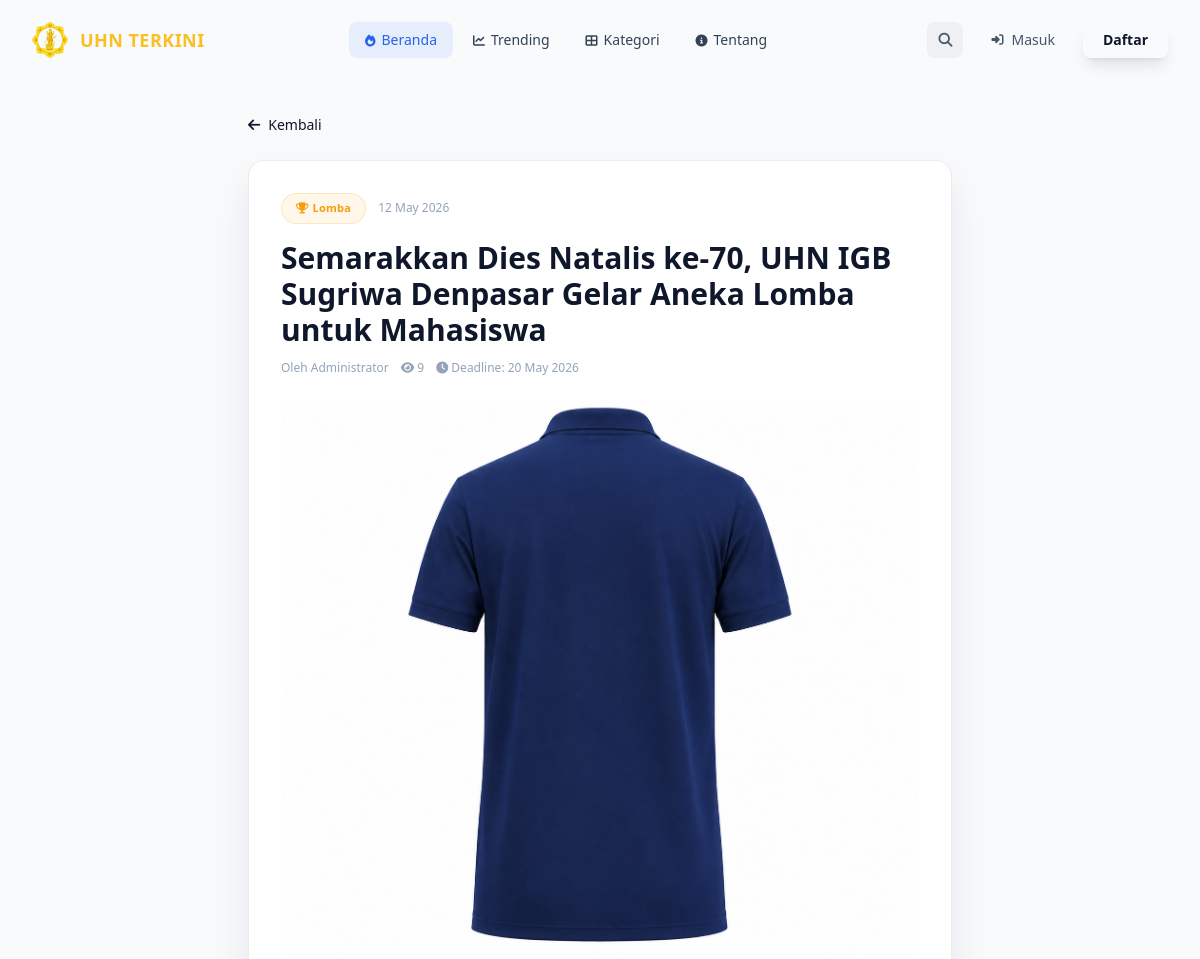
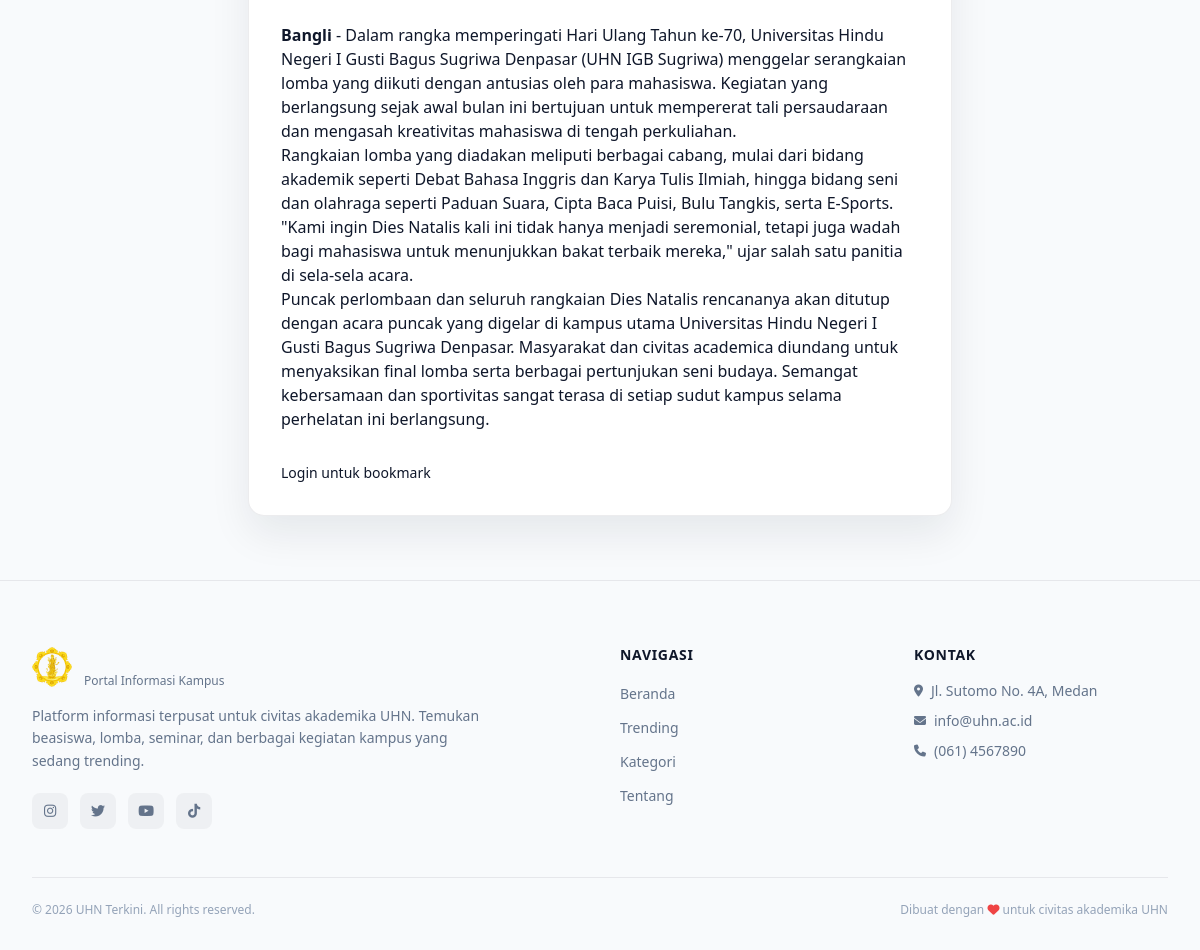
Screenshot of /user/detail.php?id=24 with the database file from the repository (2 pictures, top to bottom).
### tables this page shows
CREATE TABLE `informasi` (
  `id` int NOT NULL,
  `judul` varchar(255) NOT NULL,
  `slug` varchar(255) NOT NULL,
  `sumber` varchar(100) DEFAULT NULL,
  `deskripsi` text NOT NULL,
  `gambar` varchar(255) DEFAULT NULL,
  `deadline` date DEFAULT NULL,
  `category_id` int DEFAULT NULL,
  `user_id` int DEFAULT NULL,
  `is_urgent` tinyint(1) DEFAULT '0',
  `status` enum('pending','approved','rejected') DEFAULT 'pending',
  `views` int DEFAULT '0',
  `created_at` timestamp NULL DEFAULT CURRENT_TIMESTAMP,
  `updated_at` timestamp NULL DEFAULT CURRENT_TIMESTAMP ON UPDATE CURRENT_TIMESTAMP
);

CREATE TABLE `categories` (
  `id` int NOT NULL,
  `nama` varchar(100) NOT NULL,
  `slug` varchar(100) NOT NULL,
  `icon` varchar(50) DEFAULT 'fas fa-folder',
  `warna` varchar(7) DEFAULT '#6366f1',
  `created_at` timestamp NULL DEFAULT CURRENT_TIMESTAMP
);

CREATE TABLE `users` (
  `id` int NOT NULL,
  `nama` varchar(100) NOT NULL,
  `email` varchar(100) NOT NULL,
  `password` varchar(255) NOT NULL,
  `role` enum('admin','publisher','mahasiswa') DEFAULT 'mahasiswa',
  `no_hp` varchar(20) DEFAULT NULL,
  `fakultas` varchar(50) DEFAULT NULL,
  `ormawa` varchar(100) DEFAULT NULL,
  `ukm_id` int DEFAULT NULL,
  `periode` varchar(50) DEFAULT NULL,
  `foto_profil` varchar(255) DEFAULT NULL,
  `is_active` tinyint(1) DEFAULT '1',
  `created_at` timestamp NULL DEFAULT CURRENT_TIMESTAMP,
  `updated_at` timestamp NULL DEFAULT CURRENT_TIMESTAMP ON UPDATE CURRENT_TIMESTAMP
);

### config/database.php (called while the page is built, shortened)
<?php
function isLoggedIn() {
    return isset($_SESSION['user_id']);
}
?>

### user/detail.php (the view, shortened to what this page needs)
<?php
require_once __DIR__ . '/../config/database.php';
$id = (int)($_GET['id'] ?? 0);
$stmt = $conn->prepare(
    "SELECT i.*, c.nama as kategori, c.icon as kategori_icon, c.warna as kategori_warna, u.nama as publisher_nama
     FROM informasi i
     LEFT JOIN categories c ON i.category_id = c.id
     LEFT JOIN users u ON i.user_id = u.id
     WHERE i.id = ? AND i.status = 'approved'"
);
$stmt->bind_param('i', $id);
$stmt->execute();
$item = $stmt->get_result()->fetch_assoc();
$bookmarked = false;
?>
<?php include __DIR__ . '/../includes/header.php'; ?>
<?php include __DIR__ . '/../includes/navbar.php'; ?>
<section class="pt-28 pb-16">
    <div class="max-w-3xl mx-auto px-4 sm:px-6 lg:px-8">
        <div class="mb-6">
            <a href="/user/index.php" class="text-sm text-primary-400 hover:text-primary-300"><i class="fas fa-arrow-left mr-2"></i>Kembali</a>
        </div>
        <div class="glass-card rounded-2xl p-8">
            <div class="flex items-center gap-3 mb-4">
                <?php if ($item['kategori']): ?>
                <span class="category-chip text-[11px]" style="background: <?= $item['kategori_warna'] ?>15; color: <?= $item['kategori_warna'] ?>; border-color: <?= $item['kategori_warna'] ?>30;">
                    <i class="<?= $item['kategori_icon'] ?> mr-1"></i><?= htmlspecialchars($item['kategori']) ?>
                </span>
                <?php endif; ?>
                <span class="text-xs text-dark-500"><?= date('d M Y', strtotime($item['created_at'])) ?></span>
            </div>
            <h1 class="text-2xl sm:text-3xl font-bold font-space text-dark-100 mb-3"><?= htmlspecialchars($item['judul']) ?></h1>
            <div class="flex flex-wrap items-center gap-3 text-xs text-dark-500 mb-6">
                <span>Oleh <?= htmlspecialchars($item['publisher_nama'] ?? 'Publisher') ?></span>
                <span><i class="fas fa-eye"></i> <?= number_format($item['views'] + 1) ?></span>
                <?php if ($item['deadline']): ?>
                    <span><i class="fas fa-clock"></i> Deadline: <?= date('d M Y', strtotime($item['deadline'])) ?></span>
                <?php endif; ?>
            </div>
            <?php if ($item['gambar']): ?>
                <img src="/foto/<?= htmlspecialchars($item['gambar']) ?>" alt="<?= htmlspecialchars($item['judul']) ?>" class="w-full rounded-xl mb-6">
            <?php endif; ?>
            <article class="prose prose-invert max-w-none">
                <?= $item['deskripsi'] ?>
            </article>
            <div class="mt-8 flex items-center gap-3">
                <?php if (isLoggedIn()): ?>
                    <form method="POST">
                        <input type="hidden" name="action" value="<?= $bookmarked ? 'unbookmark' : 'bookmark' ?>">
                        <button type="submit" class="px-5 py-2.5 rounded-xl text-sm font-semibold <?= $bookmarked ? 'bg-amber-500/10 text-amber-300 border border-amber-500/30' : 'bg-white/5 text-dark-200 border border-white/10' ?>">
                            <i class="fas fa-bookmark mr-2"></i><?= $bookmarked ? 'Tersimpan' : 'Bookmark' ?>
                        </button>
                    </form>
                <?php else: ?>
                    <a href="/auth/login.php" class="text-sm text-primary-400 hover:text-primary-300">Login untuk bookmark</a>
                <?php endif; ?>
            </div>
        </div>
    </div>
</section>
<?php include __DIR__ . '/../includes/footer.php'; ?>

### rows the page displays
informasi: category.nama "Lomba", created_at "12 May 2026", judul "Semarakkan Dies Natalis ke-70, UHN IGB Sugriwa Denpasar Gelar Aneka Lomba untuk Mahasiswa", user.nama "Administrator", $item['views'] + 1 "9", deadline "20 May 2026", gambar (picture), deskripsi "Bangli - Dalam rangka memperingati Hari Ulang Tahun ke-70, Universitas Hindu Negeri I Gusti Bagus Sugriwa Denpasar (UHN IGB Sugriwa) menggelar serangkaian lomba yang diikuti dengan antusias oleh para mahasiswa. Kegiatan yang berlangsung sejak awal bulan ini bertujuan untuk mempererat tali persaudaraan dan mengasah kreativitas mahasiswa di tengah perkuliahan. Rangkaian lomba yang diadakan meliputi berbagai cabang, mulai dari bidang akademik seperti Debat Bahasa Inggris dan Karya Tulis Ilmiah, hingga bidang seni dan olahraga seperti Paduan Suara, Cipta Baca Puisi, Bulu Tangkis, serta E-Sports. \"Kami ingin Dies Natalis kali ini tidak hanya menjadi seremonial, tetapi juga wadah bagi mahasiswa…"
